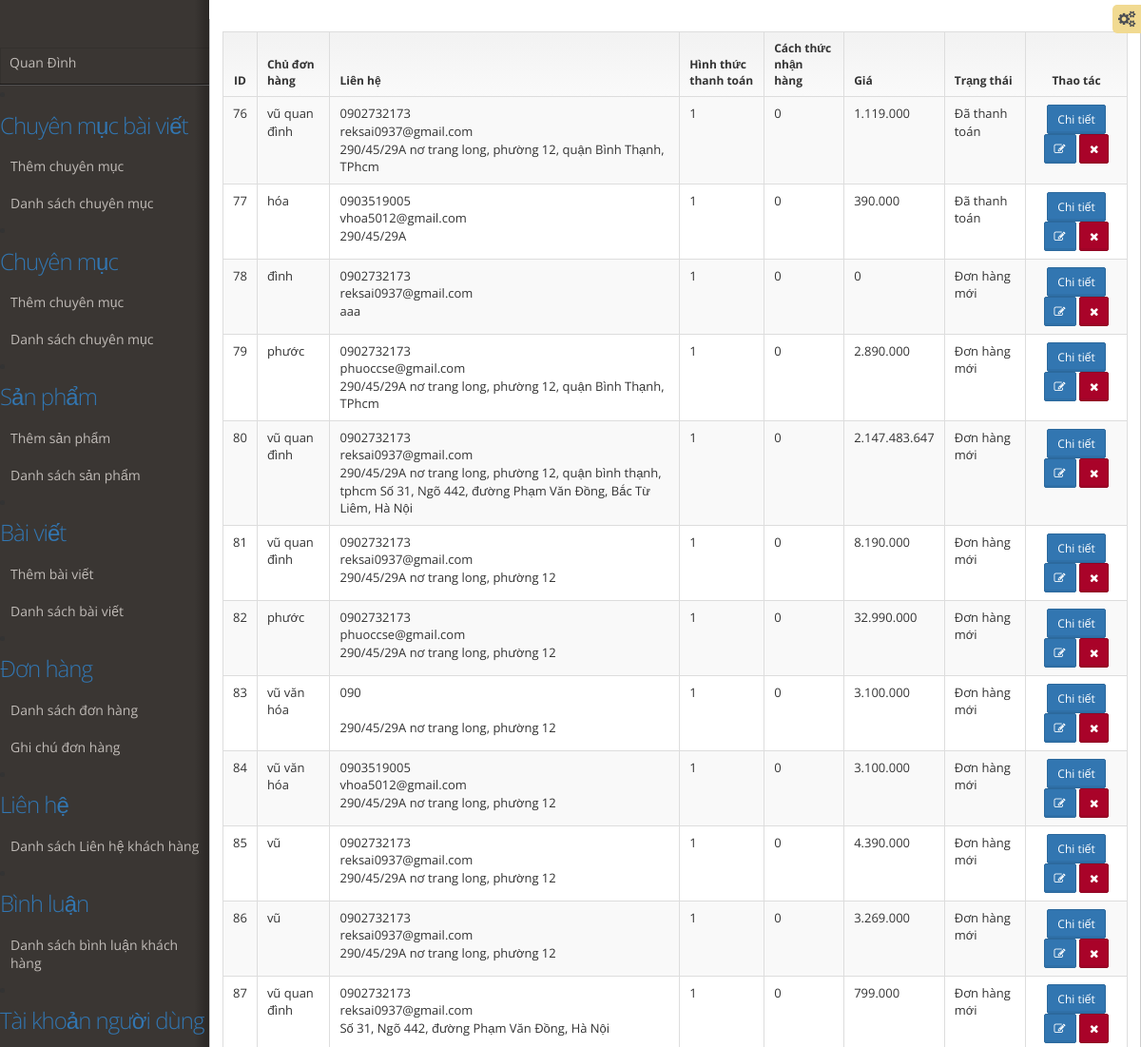
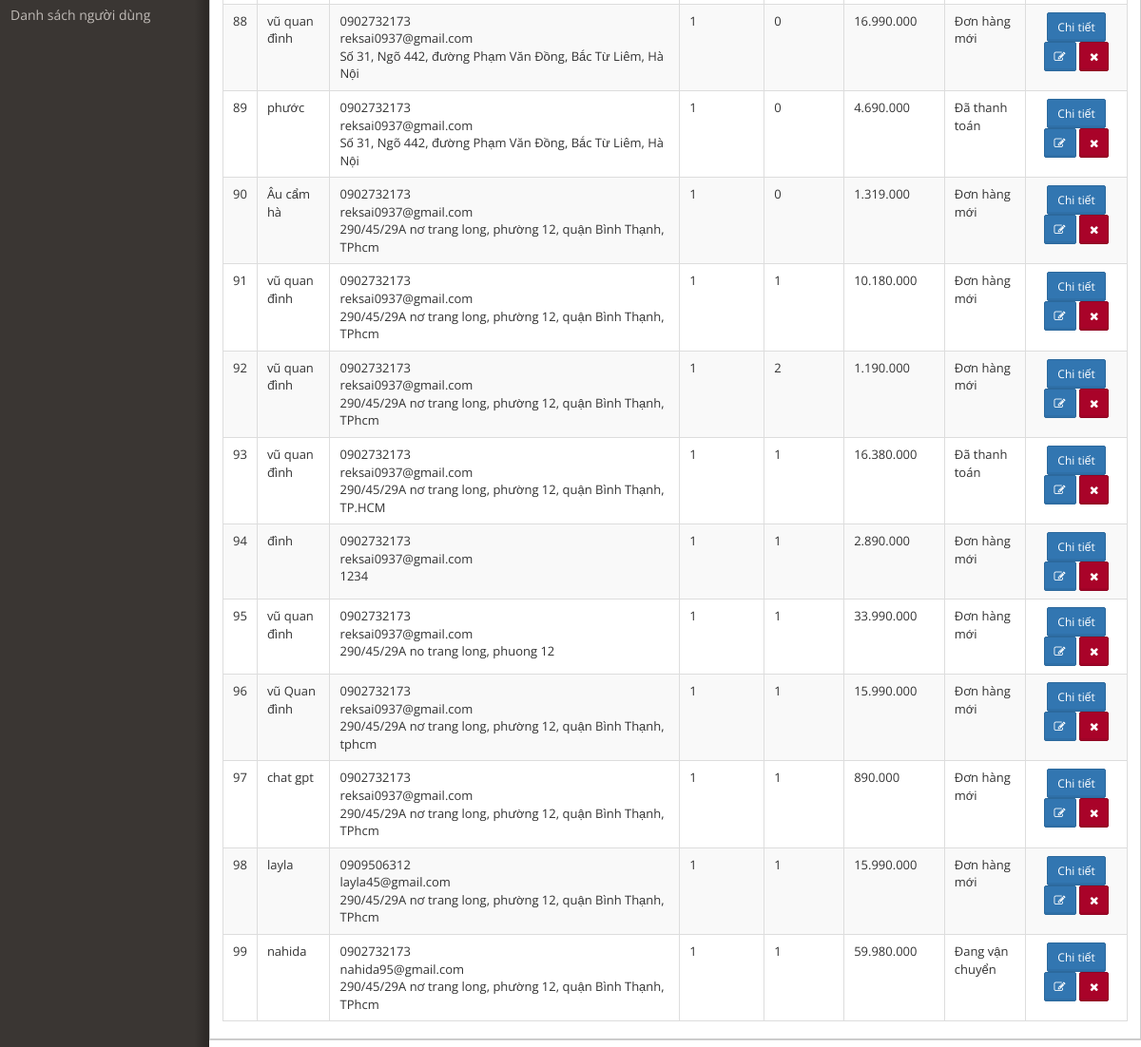
/admin/orders_list.php (signed in), run on the app's committed database (2 pictures, top to bottom).
### tables this page shows
CREATE TABLE `orders` (
  `Orders_ID` int(10) UNSIGNED NOT NULL,
  `Orders_Code` varchar(10) NOT NULL,
  `Orders_Name` varchar(255) NOT NULL,
  `Orders_Phone` varchar(50) NOT NULL,
  `Orders_Email` varchar(100) NOT NULL,
  `Orders_Address` varchar(255) NOT NULL,
  `Orders_Mess` text DEFAULT NULL,
  `Orders_Price` int(10) NOT NULL,
  `Orders_Payway` tinyint(1) NOT NULL COMMENT '1: tiền mặt, 2: Online',
  `Orders_HCM` tinyint(1) NOT NULL,
  `Orders_HN` tinyint(1) NOT NULL,
  `Orders_Rec` tinyint(1) NOT NULL COMMENT '1: giao hàng tận nơi, 2: nhận hàng',
  `Orders_Status` tinyint(1) NOT NULL COMMENT '0: Mới, 1: đang vận chuyển, 2: Thành công',
  `Orders_Product_ID` varchar(255) NOT NULL,
  `Orders_Created` datetime NOT NULL,
  `Orders_Update` datetime NOT NULL,
  `Orders_Update_ID` int(10) UNSIGNED NOT NULL,
  `Orders_Update_Name` varchar(50) NOT NULL
);

### lib/db.php (called while the page is built, shortened)
<?php
class DB{
	private $__conn;
	function connect(){
		$host = 'localhost';
		$username = 'root';
		$password = '';
		$dbname = 'qlbh_electron';
		$this->__conn = mysqli_connect($host, $username, $password, $dbname);
		if ($this->__conn->connect_error) {
			die("Connection failed: " . $this->__conn->connect_error);
		}else{
			mysqli_query($this->__conn, "SET character_set_results = 'utf8', character_set_client = 'utf8', character_set_connection = 'utf8', character_set_database = 'utf8', character_set_server = 'utf8'");
		}
	}
	function select($table, $condition = '', $select = '*'){
        $where = '';
        $sql = "SELECT ".$select." FROM `".$table."` WHERE 1 ".$where;
        $result = mysqli_query($this->__conn, $sql);
        $data = array();
		while ($row = mysqli_fetch_assoc($result)) {
			$data[] = $row;
		}
		return $data;
	}
}
?>

### admin/orders_c/orders_c.php (called while the page is built, shortened)
<?php
class orders_controller extends atz{
	public function get_orders(){
		$orders = $this->select('orders');
		return $orders;
	}
}
?>

### admin/orders_list.php (the view, shortened to what this page needs)
<?php require_once('orders_c/orders_c.php');?>
<?php
	$orders_class = new orders_controller();
	$list_orders = $orders_class->get_orders();
?>
<!DOCTYPE html>
<html lang="en-us">
	<head>
		<?php include('module/head.php')?>
	</head>
	<body class="">
		<?php include('module/nav.php')?>
		<div id="main" role="main">
			<div id="content">
				</div>
				<section id="widget-grid" class="">
					<div class="row">
						<article class="col-xs-12 col-sm-12 col-md-12 col-lg-12">
							<div class="jarviswidget jarviswidget-color-blueDark" id="wid-id-0" data-widget-editbutton="false">
								<div>
										<div class="table-responsive">
											<table class="table table-bordered table-striped table-hover">
												<thead>
													<tr>
														<th class="text-center">ID</th>
														<th>Chủ đơn hàng</th>
														<th>Liên hệ</th>
														<th>Hình thức thanh toán</th>
														<th>Cách thức nhận hàng</th>
														<th>Giá</th>
														<th>Trạng thái</th>
														<th class="text-center">Thao tác</th>
													</tr>
												</thead>
												<tbody>
													<?php if (!empty($list_orders)): ?>
														<?php foreach ($list_orders as $v):?>
															<tr>
																<td class="text-center"><?=$v['Orders_ID']?></td>
																<td><?=$v['Orders_Name']?></td>
																<td>
																	<?=$v['Orders_Phone']?><br>
																	<?=$v['Orders_Email']?><br>
																	<?=$v['Orders_Address']?>
																</td>
																<td><?=$v['Orders_Payway']?>
																</td>
																<td><?=$v['Orders_Rec']?></td>
																<td><?=number_format($v['Orders_Price'],0,',','.')?></td>
																<td>
																	<?php if ($v['Orders_Status']==0): ?>
																		Đơn hàng mới
																	<?php elseif($v['Orders_Status']==1): ?>
																		Đang vận chuyển
																	<?php else: ?>
																		Đã thanh toán
																	<?php endif ?>
																</td>
																<td class="text-center">
																	<a class="btn btn-sm btn-primary" href="orders_detail_list.php?id=<?=$v['Orders_ID']?>">Chi tiết</a>
																	<a class="btn btn-sm btn-primary" href="orders_add.php?edit=<?=$v['Orders_ID']?>"><i class="fa fa-pencil-square-o"></i></a>
																	<a class="btn btn-sm btn-danger" href="orders_list.php?delete=<?=$v['Orders_ID']?>"><i class="fa fa-times"></i></a>
																</td>
															</tr>
														<?php endforeach ?>
													<?php else:?>
														<tr>
															<td colspan="4" class="text-center">Chưa có dữ liệu</td>
														</tr>
													<?php endif ?>
												</tbody>
											</table>
										</div>
									</div>
								</div>
							</div>
					</div>
	</body>
</html>

### data on the page
orders: Orders_ID "76", Orders_Name "vũ quan đình", Orders_Phone "0902732173", Orders_Email "reksai0937@gmail.com", Orders_Address "290/45/29A nơ trang long, phường 12, quận Bình Thạnh, TPhcm", Orders_Payway "1", Orders_Rec "0", Orders_Price "1.119.000", Orders_Status "Đã thanh toán"
orders: Orders_ID "77", Orders_Name "hóa", Orders_Phone "0903519005", Orders_Email "vhoa5012@gmail.com", Orders_Address "290/45/29A", Orders_Payway "1", Orders_Rec "0", Orders_Price "390.000", Orders_Status "Đã thanh toán"
orders: Orders_ID "78", Orders_Name "đình", Orders_Phone "0902732173", Orders_Email "reksai0937@gmail.com", Orders_Address "aaa", Orders_Payway "1", Orders_Rec "0", Orders_Price "0", Orders_Status "Đơn hàng mới"
orders: Orders_ID "79", Orders_Name "phước", Orders_Phone "0902732173", Orders_Email "phuoccse@gmail.com", Orders_Address "290/45/29A nơ trang long, phường 12, quận Bình Thạnh, TPhcm", Orders_Payway "1", Orders_Rec "0", Orders_Price "2.890.000", Orders_Status "Đơn hàng mới"
orders: Orders_ID "80", Orders_Name "vũ quan đình", Orders_Phone "0902732173", Orders_Email "reksai0937@gmail.com", Orders_Address "290/45/29A nơ trang long, phường 12, quận bình thạnh, tphcm Số 31, Ngõ 442, đường Phạm Văn Đồng, Bắc Từ Liêm, Hà Nội", Orders_Payway "1", Orders_Rec "0", Orders_Price "2.147.483.647", Orders_Status "Đơn hàng mới"
orders: Orders_ID "81", Orders_Name "vũ quan đình", Orders_Phone "0902732173", Orders_Email "reksai0937@gmail.com", Orders_Address "290/45/29A nơ trang long, phường 12", Orders_Payway "1", Orders_Rec "0", Orders_Price "8.190.000", Orders_Status "Đơn hàng mới"
orders: Orders_ID "82", Orders_Name "phước", Orders_Phone "0902732173", Orders_Email "phuoccse@gmail.com", Orders_Address "290/45/29A nơ trang long, phường 12", Orders_Payway "1", Orders_Rec "0", Orders_Price "32.990.000", Orders_Status "Đơn hàng mới"
orders: Orders_ID "83", Orders_Name "vũ văn hóa", Orders_Phone "090", Orders_Address "290/45/29A nơ trang long, phường 12", Orders_Payway "1", Orders_Rec "0", Orders_Price "3.100.000", Orders_Status "Đơn hàng mới"
orders: Orders_ID "84", Orders_Name "vũ văn hóa", Orders_Phone "0903519005", Orders_Email "vhoa5012@gmail.com", Orders_Address "290/45/29A nơ trang long, phường 12", Orders_Payway "1", Orders_Rec "0", Orders_Price "3.100.000", Orders_Status "Đơn hàng mới"
orders: Orders_ID "85", Orders_Name "vũ", Orders_Phone "0902732173", Orders_Email "reksai0937@gmail.com", Orders_Address "290/45/29A nơ trang long, phường 12", Orders_Payway "1", Orders_Rec "0", Orders_Price "4.390.000", Orders_Status "Đơn hàng mới"
orders: Orders_ID "86", Orders_Name "vũ", Orders_Phone "0902732173", Orders_Email "reksai0937@gmail.com", Orders_Address "290/45/29A nơ trang long, phường 12", Orders_Payway "1", Orders_Rec "0", Orders_Price "3.269.000", Orders_Status "Đơn hàng mới"
orders: Orders_ID "87", Orders_Name "vũ quan đình", Orders_Phone "0902732173", Orders_Email "reksai0937@gmail.com", Orders_Address "Số 31, Ngõ 442, đường Phạm Văn Đồng, Hà Nội", Orders_Payway "1", Orders_Rec "0", Orders_Price "799.000", Orders_Status "Đơn hàng mới"
orders: Orders_ID "88", Orders_Name "vũ quan đình", Orders_Phone "0902732173", Orders_Email "reksai0937@gmail.com", Orders_Address "Số 31, Ngõ 442, đường Phạm Văn Đồng, Bắc Từ Liêm, Hà Nội", Orders_Payway "1", Orders_Rec "0", Orders_Price "16.990.000", Orders_Status "Đơn hàng mới"
orders: Orders_ID "89", Orders_Name "phước", Orders_Phone "0902732173", Orders_Email "reksai0937@gmail.com", Orders_Address "Số 31, Ngõ 442, đường Phạm Văn Đồng, Bắc Từ Liêm, Hà Nội", Orders_Payway "1", Orders_Rec "0", Orders_Price "4.690.000", Orders_Status "Đã thanh toán"
orders: Orders_ID "90", Orders_Name "Âu cẩm hà", Orders_Phone "0902732173", Orders_Email "reksai0937@gmail.com", Orders_Address "290/45/29A nơ trang long, phường 12, quận Bình Thạnh, TPhcm", Orders_Payway "1", Orders_Rec "0", Orders_Price "1.319.000", Orders_Status "Đơn hàng mới"
orders: Orders_ID "91", Orders_Name "vũ quan đình", Orders_Phone "0902732173", Orders_Email "reksai0937@gmail.com", Orders_Address "290/45/29A nơ trang long, phường 12, quận Bình Thạnh, TPhcm", Orders_Payway "1", Orders_Rec "1", Orders_Price "10.180.000", Orders_Status "Đơn hàng mới"
orders: Orders_ID "92", Orders_Name "vũ quan đình", Orders_Phone "0902732173", Orders_Email "reksai0937@gmail.com", Orders_Address "290/45/29A nơ trang long, phường 12, quận Bình Thạnh, TPhcm", Orders_Payway "1", Orders_Rec "2", Orders_Price "1.190.000", Orders_Status "Đơn hàng mới"
orders: Orders_ID "93", Orders_Name "vũ quan đình", Orders_Phone "0902732173", Orders_Email "reksai0937@gmail.com", Orders_Address "290/45/29A nơ trang long, phường 12, quận Bình Thạnh, TP.HCM", Orders_Payway "1", Orders_Rec "1", Orders_Price "16.380.000", Orders_Status "Đã thanh toán"
orders: Orders_ID "94", Orders_Name "đình", Orders_Phone "0902732173", Orders_Email "reksai0937@gmail.com", Orders_Address "1234", Orders_Payway "1", Orders_Rec "1", Orders_Price "2.890.000", Orders_Status "Đơn hàng mới"
orders: Orders_ID "95", Orders_Name "vũ quan đình", Orders_Phone "0902732173", Orders_Email "reksai0937@gmail.com", Orders_Address "290/45/29A no trang long, phuong 12", Orders_Payway "1", Orders_Rec "1", Orders_Price "33.990.000", Orders_Status "Đơn hàng mới"
orders: Orders_ID "96", Orders_Name "vũ Quan đình", Orders_Phone "0902732173", Orders_Email "reksai0937@gmail.com", Orders_Address "290/45/29A nơ trang long, phường 12, quận Bình Thạnh, tphcm", Orders_Payway "1", Orders_Rec "1", Orders_Price "15.990.000", Orders_Status "Đơn hàng mới"
orders: Orders_ID "97", Orders_Name "chat gpt", Orders_Phone "0902732173", Orders_Email "reksai0937@gmail.com", Orders_Address "290/45/29A nơ trang long, phường 12, quận Bình Thạnh, TPhcm", Orders_Payway "1", Orders_Rec "1", Orders_Price "890.000", Orders_Status "Đơn hàng mới"
orders: Orders_ID "98", Orders_Name "layla", Orders_Phone "0909506312", Orders_Email "layla45@gmail.com", Orders_Address "290/45/29A nơ trang long, phường 12, quận Bình Thạnh, TPhcm", Orders_Payway "1", Orders_Rec "1", Orders_Price "15.990.000", Orders_Status "Đơn hàng mới"
orders: Orders_ID "99", Orders_Name "nahida", Orders_Phone "0902732173", Orders_Email "nahida95@gmail.com", Orders_Address "290/45/29A nơ trang long, phường 12, quận Bình Thạnh, TPhcm", Orders_Payway "1", Orders_Rec "1", Orders_Price "59.980.000", Orders_Status "Đang vận chuyển"
